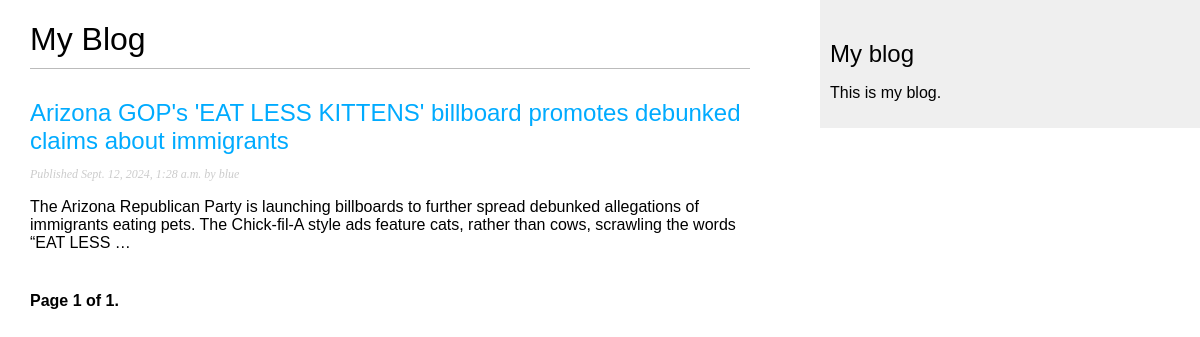
Page /blog/ on the earlier database version.
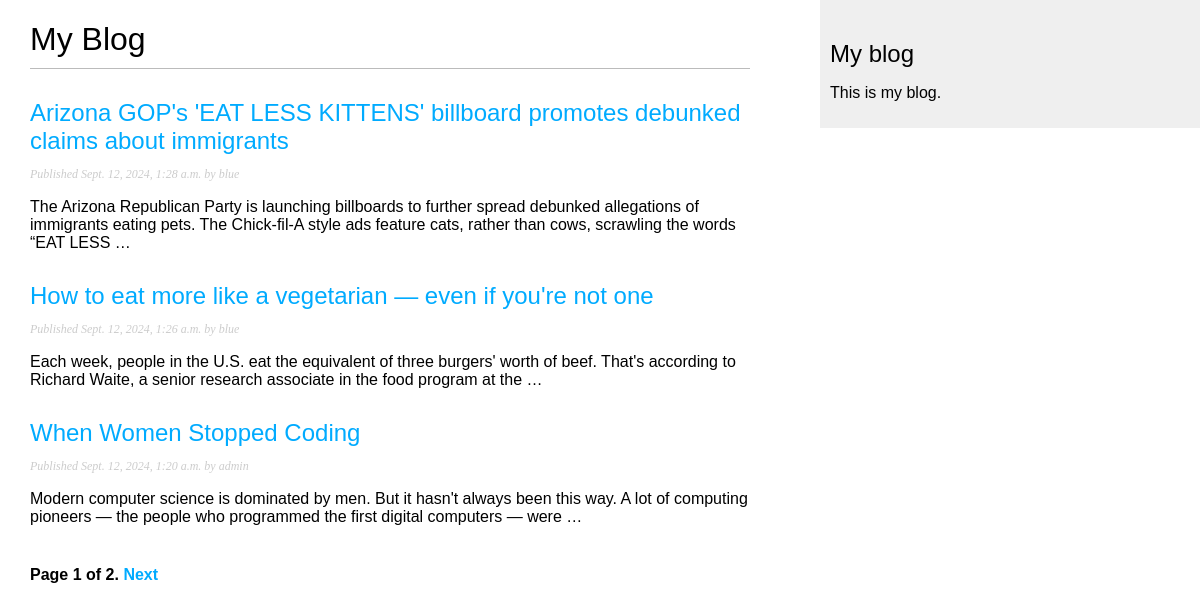
Same page on the later database version.
### blog/models.py (models this page shows, shortened)
class Post(models.Model):
    class Status(models.TextChoices):
        DRAFT = 'DF', 'Draft'
        PUBLISHED = 'PB', 'Published'
    title = models.CharField(max_length=250)
    slug = models.SlugField(max_length=250,
                            unique_for_date='publish')
    author = models.ForeignKey(User,
                                on_delete=models.CASCADE,
                                related_name='blog_posts',)
    body = models.TextField()
    publish = models.DateTimeField(default=timezone.now)
    created = models.DateTimeField(auto_now_add=True)
    updated = models.DateTimeField(auto_now=True)
    status = models.CharField(max_length=2,
                            choices=Status.choices,
                            default=Status.DRAFT)
    objects = models.Manager() #default manager.if none specified its selected automatically
    published = PublishedManager() #custom manager
    date = DateManager() #custom manager
    class Meta:
        ordering = ['-publish']
        indexes = [
            models.Index(fields=['-publish']),  #index publish field
        ]
    def get_absolute_url(self):
        return reverse('blog:post_detail',
                       args=[self.publish.year,
                             self.publish.month,
                             self.publish.day,
                             self.slug,])

### blog/views.py (the view)
# urls.py: path('', views.post_list, name='post_list'),
def post_list(request):
    post_list = Post.published.all()
    paginator = Paginator(post_list, 3)
    page_number = request.GET.get('page', 1)
    try:
        posts = paginator.page(page_number)
    except PageNotAnInteger:
        posts = paginator.page(1)
    except EmptyPage:
        posts = paginator.page(paginator.num_pages)
    return render (request,
                   'blog/post/list.html',
                   {'posts':posts},)

### blog/models.py (called while the page is built)
    def get_queryset(self):
        return super().get_queryset() \
            .filter(status=Post.Status.PUBLISHED)

### blog/templates/blog/post/list.html (shortened to what this page needs)
{% extends "blog/base.html" %}
{% block content %}
  <h1>My Blog</h1>
  {% for post in posts %}
    <h2>
      <a href="{{ post.get_absolute_url}}">
        {{ post.title }}
      </a>
    </h2>
    <p class="date">
      Published {{ post.publish }} by {{ post.author }}
    </p>
    {{ post.body|truncatewords:30|linebreaks }}
  {% endfor %}
   {% include "pagination.html" with page=posts %}
{% endblock %}

Differences in the rows shown:
now on this page (row edited): Post: title "How to eat more like a vegetarian — even if you're not one", publish "Sept. 12, 2024, 1:26 a.m.", author "blue", body "Each week, people in the U.S. eat the equivalent of three burgers' worth of beef. That's according to Richard Waite, a senior research associate in the food program at the …"
now on this page (row edited): Post: title "When Women Stopped Coding", publish "Sept. 12, 2024, 1:20 a.m.", author "admin", body "Modern computer science is dominated by men. But it hasn't always been this way. A lot of computing pioneers — the people who programmed the first digital computers — were …"
Other differences:
{{ page.paginator.num_pages }}: "1" → "2"
text now shown: "Next"
